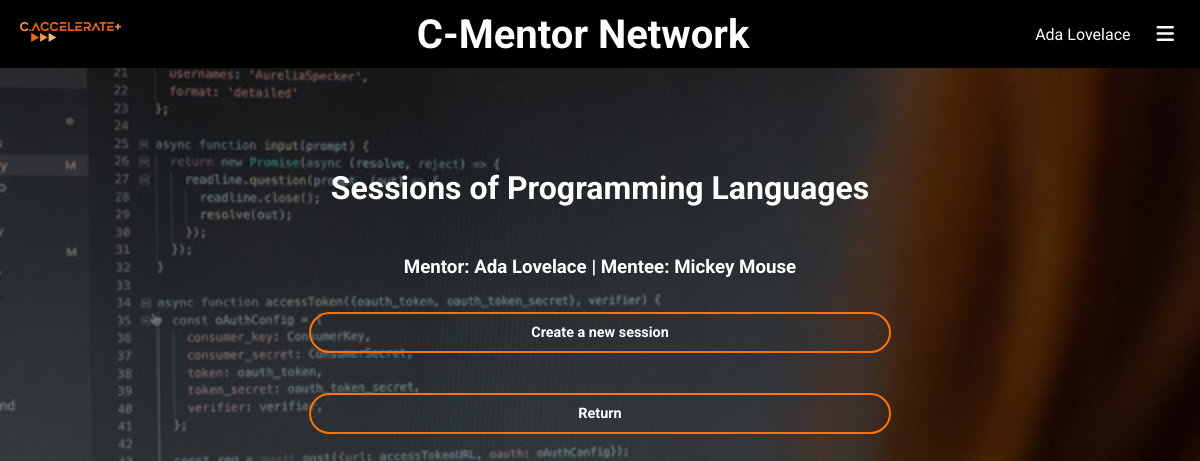
/sessoes/81/sessoes/156/sessoes/0/ (signed in), run on an earlier commit of the app's database.
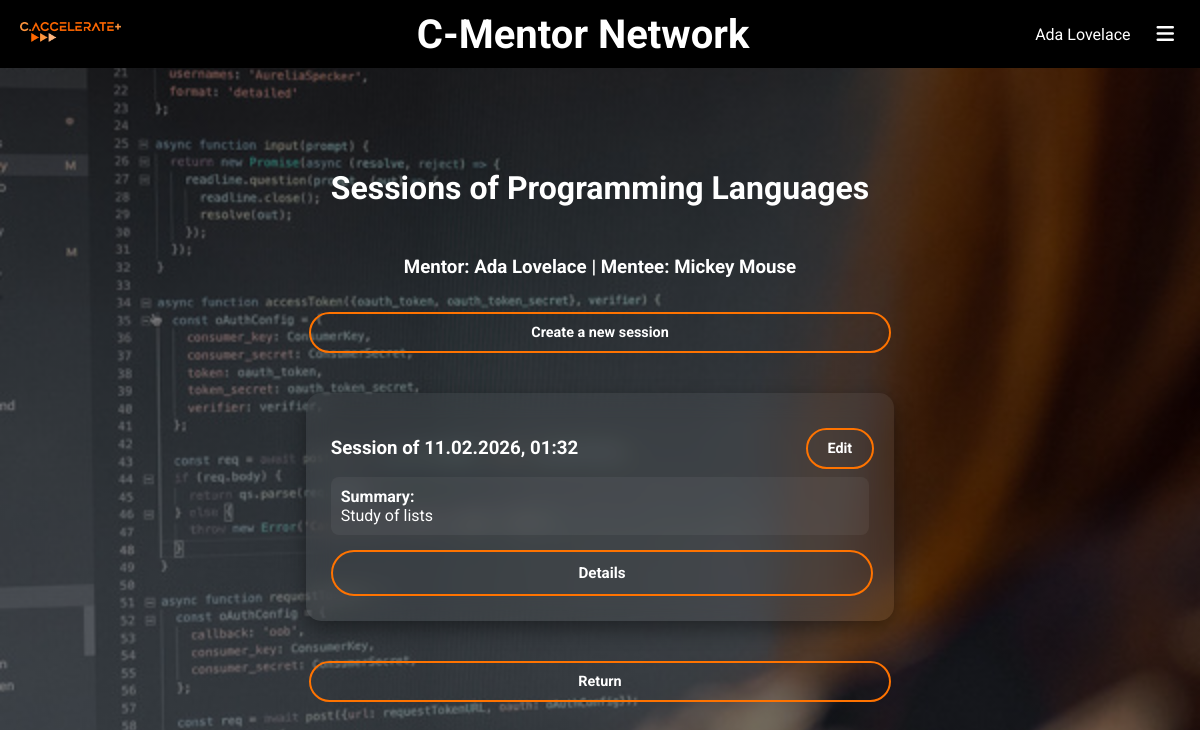
And on a later commit of the database.
### mentoria/models.py (models this page shows, shortened)
class Sessao(models.Model):
    diade = models.ForeignKey(Diade, on_delete=models.CASCADE, related_name='sessoes')
    data = models.DateTimeField()
    sumario = models.CharField(max_length=200)
    objetivo = models.CharField(max_length=200)
    recursos = models.CharField(max_length=200)
    avaliacao_mentor = models.IntegerField(null=True, blank=True, default=1,validators=[
            MaxValueValidator(5),
            MinValueValidator(1)
        ])
    avaliacao_mentorando = models.IntegerField(null=True, blank=True, default=1,validators=[
            MaxValueValidator(5),
            MinValueValidator(1)
        ])
    observacoes = models.CharField(max_length=200)
    planificacao_proxima_sessao = models.CharField(max_length=200)
    confirmado = models.BooleanField(default=False)
    reportado = models.BooleanField(default=False)

### mentoria/views.py (the view)
# urls.py: path('sessoes/<int:mentor_id>/sessoes/<int:mentorando_id>/sessoes/<int:sep>/', views.sessoes_view, name='sessoes'),
@login_required
def sessoes_view(request,mentor_id,mentorando_id,sep):
    ano = AnoLectivo.objects.get(ano='25-26')
    if request.user.groups.filter(name="Gestores").exists():
        context = {'sessoes': Sessao.objects.all()}
    else:
        mentor = Mentor.objects.get(id=mentor_id)
        mentorando = Mentorando.objects.get(id=mentorando_id)
        disciplina = mentor.disciplina
        diade = Diade.objects.get(mentor=mentor,mentorando=mentorando)
        context = {'sessoes': Sessao.objects.filter(diade = diade),
                'diade': diade,
                'sep': sep,
                'disciplina':disciplina,
                'mentor':mentor,
                'mentorando':mentorando,
                'ano': ano,
                'semestre':semestre}
    return render(request, 'mentoria/sessoes.html', context)

### app/models.py (called while the page is built)
    @property
    def nome_completo(self):
        return self.user.first_name + ' ' + self.user.last_name.split()[-1]

    def __str__(self):
        return self.nome_completo

    def __str__(self):
        return self.nome

### mentoria/templatetags/custom_filters.py (called while the page is built)
@register.filter(name='in_group')
def in_group(user, group_name):
    return user.groups.filter(name=group_name).exists()

### mentoria/templates/mentoria/sessoes.html (shortened to what this page needs)
{% extends "app/base.html" %}
{% block main %}
<main>
<h1>Sessions of {{ disciplina }}</h1>
<h3>Mentor: {{ mentor.aluno }} | Mentee: {{ mentorando.aluno }}</h3>
{% if sep == 0 %}
    <a class="sessão edit" href="{% url 'criar_sessao' diade.id %}" style="width:100%; text-align:center; margin-bottom:20px;">Create a new session</a>
{% endif %}
{% for sessao in sessoes %}
    <div class="disciplina">
        <div class="actions">
            {% if sep == 0 %}
                <a class="sessão edit" href="{% url 'edita' sessao.id %}">Edit</a>
            {% else %}
                {% if not sessao.confirmado %}
                    <a class="sessão confirm" href="{% url 'av_mentorando' sessao.id %}">Confirm Session</a>
                {% endif %}
            {% endif %}
        </div>
        <h3>Session of {{ sessao.data|date:"d.m.Y, H:i" }}</h3>
        <div class="sumario">
            <b>Summary:</b><br>
            {{ sessao.sumario }}
        </div>
        <a href="javascript:void(0);" class="details-btn"
           onclick="this.nextElementSibling.style.display = this.nextElementSibling.style.display === 'block' ? 'none' : 'block';">
           Details
        </a>
    </div>
{% endfor %}
<a class="sessão edit" href="{% url 'mentores' %}" style="margin-top:20px; width:100%; text-align:center;">Return</a>
</main>
{% endblock main %}

What changed in the data, as far as the page shows it:
added Sessao: data "11.02.2026, 01:32", sumario "Study of lists"
